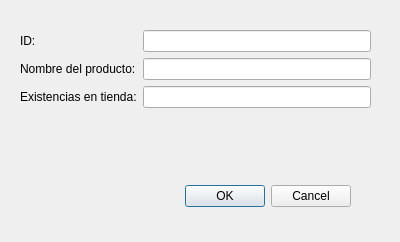
<?xml version="1.0" encoding="UTF-8"?>
<ui version="4.0">
 <class>Dialog</class>
 <widget class="QDialog" name="Dialog">
  <property name="geometry">
   <rect>
    <x>0</x>
    <y>0</y>
    <width>400</width>
    <height>242</height>
   </rect>
  </property>
  <property name="windowTitle">
   <string>Dialog</string>
  </property>
  <widget class="QWidget" name="formLayoutWidget">
   <property name="geometry">
    <rect>
     <x>20</x>
     <y>30</y>
     <width>351</width>
     <height>121</height>
    </rect>
   </property>
   <layout class="QFormLayout" name="formLayout">
    <item row="0" column="0">
     <widget class="QLabel" name="label_ID_Producto">
      <property name="text">
       <string>ID:</string>
      </property>
     </widget>
    </item>
    <item row="0" column="1">
     <widget class="QLineEdit" name="lineEdit_ID_Producto"/>
    </item>
    <item row="1" column="0">
     <widget class="QLabel" name="label_Nombre_Producto">
      <property name="text">
       <string>Nombre del producto:</string>
      </property>
     </widget>
    </item>
    <item row="1" column="1">
     <widget class="QLineEdit" name="lineEdit_Nombre_Producto"/>
    </item>
    <item row="2" column="0">
     <widget class="QLabel" name="label_Existencias_Producto">
      <property name="text">
       <string>Existencias en tienda:</string>
      </property>
     </widget>
    </item>
    <item row="2" column="1">
     <widget class="QLineEdit" name="lineEdit_Existencias_Producto"/>
    </item>
   </layout>
  </widget>
  <widget class="QDialogButtonBox" name="buttonBox_producto">
   <property name="geometry">
    <rect>
     <x>10</x>
     <y>180</y>
     <width>341</width>
     <height>32</height>
    </rect>
   </property>
   <property name="orientation">
    <enum>Qt::Horizontal</enum>
   </property>
   <property name="standardButtons">
    <set>QDialogButtonBox::Cancel|QDialogButtonBox::Ok</set>
   </property>
  </widget>
 </widget>
 <resources/>
 <connections/>
</ui>
